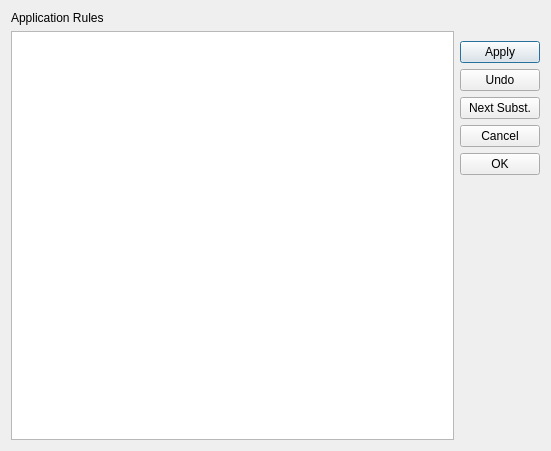
<?xml version="1.0" encoding="UTF-8"?>
<!--
/**
 * Licensed to the Apache Software Foundation (ASF) under one
 * or more contributor license agreements.  See the NOTICE file
 * distributed with this work for additional information
 * regarding copyright ownership.  The ASF licenses this file
 * to you under the Apache License, Version 2.0 (the
 * "License"); you may not use this file except in compliance
 * with the License.  You may obtain a copy of the License at
 *
 *     http://www.apache.org/licenses/LICENSE-2.0
 *
 * Unless required by applicable law or agreed to in writing, software
 * distributed under the License is distributed on an "AS IS" BASIS,
 * WITHOUT WARRANTIES OR CONDITIONS OF ANY KIND, either express or implied.
 * See the License for the specific language governing permissions and
 * limitations under the License.
 */
-->
<ui version="4.0">
 <class>RulesDialog</class>
 <widget class="QDialog" name="RulesDialog">
  <property name="geometry">
   <rect>
    <x>0</x>
    <y>0</y>
    <width>551</width>
    <height>451</height>
   </rect>
  </property>
  <property name="windowTitle">
   <string>Rules</string>
  </property>
  <property name="windowIcon">
   <iconset resource="Resource.qrc">
    <normaloff>:/file/R_DUMMY</normaloff>:/file/R_DUMMY</iconset>
  </property>
  <layout class="QVBoxLayout" name="verticalLayout_3">
   <item>
    <layout class="QHBoxLayout" name="horizontalLayout">
     <item>
      <layout class="QVBoxLayout" name="verticalLayout_2">
       <item>
        <widget class="QLabel" name="label">
         <property name="text">
          <string>Application Rules</string>
         </property>
        </widget>
       </item>
       <item>
        <widget class="QListWidget" name="listWidget"/>
       </item>
      </layout>
     </item>
     <item>
      <layout class="QVBoxLayout" name="verticalLayout">
       <property name="topMargin">
        <number>30</number>
       </property>
       <item>
        <widget class="QPushButton" name="btnApply">
         <property name="text">
          <string>Apply</string>
         </property>
        </widget>
       </item>
       <item>
        <widget class="QPushButton" name="btnUndo">
         <property name="text">
          <string>Undo</string>
         </property>
        </widget>
       </item>
       <item>
        <widget class="QPushButton" name="btnNextSubst">
         <property name="text">
          <string>Next Subst.</string>
         </property>
        </widget>
       </item>
       <item>
        <widget class="QPushButton" name="btnCancel">
         <property name="text">
          <string>Cancel</string>
         </property>
        </widget>
       </item>
       <item>
        <widget class="QPushButton" name="btnOK">
         <property name="text">
          <string>OK</string>
         </property>
        </widget>
       </item>
       <item>
        <spacer name="verticalSpacer">
         <property name="orientation">
          <enum>Qt::Vertical</enum>
         </property>
         <property name="sizeHint" stdset="0">
          <size>
           <width>20</width>
           <height>40</height>
          </size>
         </property>
        </spacer>
       </item>
      </layout>
     </item>
    </layout>
   </item>
  </layout>
 </widget>
 <resources>
  <include location="Resource.qrc"/>
 </resources>
 <connections/>
</ui>
